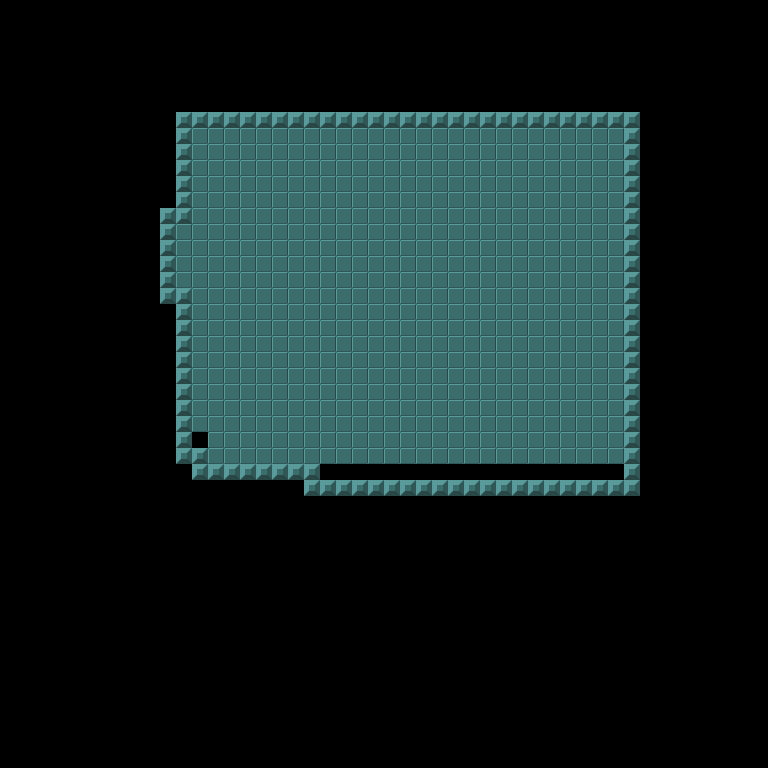

A 2D game scene composited from a Tiled map and its tileset images. What follows is a short description and the map's XML, with every tile layer's data as written:
An orthogonal 48x48 tile map with 16x16 px tiles, 1 tile layer (walls) and 1 object (player).

<map version="1.0" orientation="orthogonal" renderorder="right-down" width="48" height="48" tilewidth="16" tileheight="16" nextobjectid="8">
 <tileset firstgid="1" name="tiles" tilewidth="16" tileheight="16">
  <image source="../images/tiles.png" width="32" height="16" />
 </tileset>
 <layer name="walls" width="48" height="48">
  <data encoding="csv">
0,0,0,0,0,0,0,0,0,0,0,0,0,0,0,0,0,0,0,0,0,0,0,0,0,0,0,0,0,0,0,0,0,0,0,0,0,0,0,0,0,0,0,0,0,0,0,0,
0,0,0,0,0,0,0,0,0,0,0,0,0,0,0,0,0,0,0,0,0,0,0,0,0,0,0,0,0,0,0,0,0,0,0,0,0,0,0,0,0,0,0,0,0,0,0,0,
0,0,0,0,0,0,0,0,0,0,0,0,0,0,0,0,0,0,0,0,0,0,0,0,0,0,0,0,0,0,0,0,0,0,0,0,0,0,0,0,0,0,0,0,0,0,0,0,
0,0,0,0,0,0,0,0,0,0,0,0,0,0,0,0,0,0,0,0,0,0,0,0,0,0,0,0,0,0,0,0,0,0,0,0,0,0,0,0,0,0,0,0,0,0,0,0,
0,0,0,0,0,0,0,0,0,0,0,0,0,0,0,0,0,0,0,0,0,0,0,0,0,0,0,0,0,0,0,0,0,0,0,0,0,0,0,0,0,0,0,0,0,0,0,0,
0,0,0,0,0,0,0,0,0,0,0,0,0,0,0,0,0,0,0,0,0,0,0,0,0,0,0,0,0,0,0,0,0,0,0,0,0,0,0,0,0,0,0,0,0,0,0,0,
0,0,0,0,0,0,0,0,0,0,0,0,0,0,0,0,0,0,0,0,0,0,0,0,0,0,0,0,0,0,0,0,0,0,0,0,0,0,0,0,0,0,0,0,0,0,0,0,
0,0,0,0,0,0,0,0,0,0,0,2,2,2,2,2,2,2,2,2,2,2,2,2,2,2,2,2,2,2,2,2,2,2,2,2,2,2,2,2,0,0,0,0,0,0,0,0,
0,0,0,0,0,0,0,0,0,0,0,2,1,1,1,1,1,1,1,1,1,1,1,1,1,1,1,1,1,1,1,1,1,1,1,1,1,1,1,2,0,0,0,0,0,0,0,0,
0,0,0,0,0,0,0,0,0,0,0,2,1,1,1,1,1,1,1,1,1,1,1,1,1,1,1,1,1,1,1,1,1,1,1,1,1,1,1,2,0,0,0,0,0,0,0,0,
0,0,0,0,0,0,0,0,0,0,0,2,1,1,1,1,1,1,1,1,1,1,1,1,1,1,1,1,1,1,1,1,1,1,1,1,1,1,1,2,0,0,0,0,0,0,0,0,
0,0,0,0,0,0,0,0,0,0,0,2,1,1,1,1,1,1,1,1,1,1,1,1,1,1,1,1,1,1,1,1,1,1,1,1,1,1,1,2,0,0,0,0,0,0,0,0,
0,0,0,0,0,0,0,0,0,0,0,2,1,1,1,1,1,1,1,1,1,1,1,1,1,1,1,1,1,1,1,1,1,1,1,1,1,1,1,2,0,0,0,0,0,0,0,0,
0,0,0,0,0,0,0,0,0,0,2,2,1,1,1,1,1,1,1,1,1,1,1,1,1,1,1,1,1,1,1,1,1,1,1,1,1,1,1,2,0,0,0,0,0,0,0,0,
0,0,0,0,0,0,0,0,0,0,2,1,1,1,1,1,1,1,1,1,1,1,1,1,1,1,1,1,1,1,1,1,1,1,1,1,1,1,1,2,0,0,0,0,0,0,0,0,
0,0,0,0,0,0,0,0,0,0,2,1,1,1,1,1,1,1,1,1,1,1,1,1,1,1,1,1,1,1,1,1,1,1,1,1,1,1,1,2,0,0,0,0,0,0,0,0,
0,0,0,0,0,0,0,0,0,0,2,1,1,1,1,1,1,1,1,1,1,1,1,1,1,1,1,1,1,1,1,1,1,1,1,1,1,1,1,2,0,0,0,0,0,0,0,0,
0,0,0,0,0,0,0,0,0,0,2,1,1,1,1,1,1,1,1,1,1,1,1,1,1,1,1,1,1,1,1,1,1,1,1,1,1,1,1,2,0,0,0,0,0,0,0,0,
0,0,0,0,0,0,0,0,0,0,2,2,1,1,1,1,1,1,1,1,1,1,1,1,1,1,1,1,1,1,1,1,1,1,1,1,1,1,1,2,0,0,0,0,0,0,0,0,
0,0,0,0,0,0,0,0,0,0,0,2,1,1,1,1,1,1,1,1,1,1,1,1,1,1,1,1,1,1,1,1,1,1,1,1,1,1,1,2,0,0,0,0,0,0,0,0,
0,0,0,0,0,0,0,0,0,0,0,2,1,1,1,1,1,1,1,1,1,1,1,1,1,1,1,1,1,1,1,1,1,1,1,1,1,1,1,2,0,0,0,0,0,0,0,0,
0,0,0,0,0,0,0,0,0,0,0,2,1,1,1,1,1,1,1,1,1,1,1,1,1,1,1,1,1,1,1,1,1,1,1,1,1,1,1,2,0,0,0,0,0,0,0,0,
0,0,0,0,0,0,0,0,0,0,0,2,1,1,1,1,1,1,1,1,1,1,1,1,1,1,1,1,1,1,1,1,1,1,1,1,1,1,1,2,0,0,0,0,0,0,0,0,
0,0,0,0,0,0,0,0,0,0,0,2,1,1,1,1,1,1,1,1,1,1,1,1,1,1,1,1,1,1,1,1,1,1,1,1,1,1,1,2,0,0,0,0,0,0,0,0,
0,0,0,0,0,0,0,0,0,0,0,2,1,1,1,1,1,1,1,1,1,1,1,1,1,1,1,1,1,1,1,1,1,1,1,1,1,1,1,2,0,0,0,0,0,0,0,0,
0,0,0,0,0,0,0,0,0,0,0,2,1,1,1,1,1,1,1,1,1,1,1,1,1,1,1,1,1,1,1,1,1,1,1,1,1,1,1,2,0,0,0,0,0,0,0,0,
0,0,0,0,0,0,0,0,0,0,0,2,1,1,1,1,1,1,1,1,1,1,1,1,1,1,1,1,1,1,1,1,1,1,1,1,1,1,1,2,0,0,0,0,0,0,0,0,
0,0,0,0,0,0,0,0,0,0,0,2,0,1,1,1,1,1,1,1,1,1,1,1,1,1,1,1,1,1,1,1,1,1,1,1,1,1,1,2,0,0,0,0,0,0,0,0,
0,0,0,0,0,0,0,0,0,0,0,2,2,1,1,1,1,1,1,1,1,1,1,1,1,1,1,1,1,1,1,1,1,1,1,1,1,1,1,2,0,0,0,0,0,0,0,0,
0,0,0,0,0,0,0,0,0,0,0,0,2,2,2,2,2,2,2,2,0,0,0,0,0,0,0,0,0,0,0,0,0,0,0,0,0,0,0,2,0,0,0,0,0,0,0,0,
0,0,0,0,0,0,0,0,0,0,0,0,0,0,0,0,0,0,0,2,2,2,2,2,2,2,2,2,2,2,2,2,2,2,2,2,2,2,2,2,0,0,0,0,0,0,0,0,
0,0,0,0,0,0,0,0,0,0,0,0,0,0,0,0,0,0,0,0,0,0,0,0,0,0,0,0,0,0,0,0,0,0,0,0,0,0,0,0,0,0,0,0,0,0,0,0,
0,0,0,0,0,0,0,0,0,0,0,0,0,0,0,0,0,0,0,0,0,0,0,0,0,0,0,0,0,0,0,0,0,0,0,0,0,0,0,0,0,0,0,0,0,0,0,0,
0,0,0,0,0,0,0,0,0,0,0,0,0,0,0,0,0,0,0,0,0,0,0,0,0,0,0,0,0,0,0,0,0,0,0,0,0,0,0,0,0,0,0,0,0,0,0,0,
0,0,0,0,0,0,0,0,0,0,0,0,0,0,0,0,0,0,0,0,0,0,0,0,0,0,0,0,0,0,0,0,0,0,0,0,0,0,0,0,0,0,0,0,0,0,0,0,
0,0,0,0,0,0,0,0,0,0,0,0,0,0,0,0,0,0,0,0,0,0,0,0,0,0,0,0,0,0,0,0,0,0,0,0,0,0,0,0,0,0,0,0,0,0,0,0,
0,0,0,0,0,0,0,0,0,0,0,0,0,0,0,0,0,0,0,0,0,0,0,0,0,0,0,0,0,0,0,0,0,0,0,0,0,0,0,0,0,0,0,0,0,0,0,0,
0,0,0,0,0,0,0,0,0,0,0,0,0,0,0,0,0,0,0,0,0,0,0,0,0,0,0,0,0,0,0,0,0,0,0,0,0,0,0,0,0,0,0,0,0,0,0,0,
0,0,0,0,0,0,0,0,0,0,0,0,0,0,0,0,0,0,0,0,0,0,0,0,0,0,0,0,0,0,0,0,0,0,0,0,0,0,0,0,0,0,0,0,0,0,0,0,
0,0,0,0,0,0,0,0,0,0,0,0,0,0,0,0,0,0,0,0,0,0,0,0,0,0,0,0,0,0,0,0,0,0,0,0,0,0,0,0,0,0,0,0,0,0,0,0,
0,0,0,0,0,0,0,0,0,0,0,0,0,0,0,0,0,0,0,0,0,0,0,0,0,0,0,0,0,0,0,0,0,0,0,0,0,0,0,0,0,0,0,0,0,0,0,0,
0,0,0,0,0,0,0,0,0,0,0,0,0,0,0,0,0,0,0,0,0,0,0,0,0,0,0,0,0,0,0,0,0,0,0,0,0,0,0,0,0,0,0,0,0,0,0,0,
0,0,0,0,0,0,0,0,0,0,0,0,0,0,0,0,0,0,0,0,0,0,0,0,0,0,0,0,0,0,0,0,0,0,0,0,0,0,0,0,0,0,0,0,0,0,0,0,
0,0,0,0,0,0,0,0,0,0,0,0,0,0,0,0,0,0,0,0,0,0,0,0,0,0,0,0,0,0,0,0,0,0,0,0,0,0,0,0,0,0,0,0,0,0,0,0,
0,0,0,0,0,0,0,0,0,0,0,0,0,0,0,0,0,0,0,0,0,0,0,0,0,0,0,0,0,0,0,0,0,0,0,0,0,0,0,0,0,0,0,0,0,0,0,0,
0,0,0,0,0,0,0,0,0,0,0,0,0,0,0,0,0,0,0,0,0,0,0,0,0,0,0,0,0,0,0,0,0,0,0,0,0,0,0,0,0,0,0,0,0,0,0,0,
0,0,0,0,0,0,0,0,0,0,0,0,0,0,0,0,0,0,0,0,0,0,0,0,0,0,0,0,0,0,0,0,0,0,0,0,0,0,0,0,0,0,0,0,0,0,0,0,
0,0,0,0,0,0,0,0,0,0,0,0,0,0,0,0,0,0,0,0,0,0,0,0,0,0,0,0,0,0,0,0,0,0,0,0,0,0,0,0,0,0,0,0,0,0,0,0
</data>
 </layer>
 <objectgroup name="entities">
  <object id="7" name="player" x="398" y="199" />
 </objectgroup>
</map>